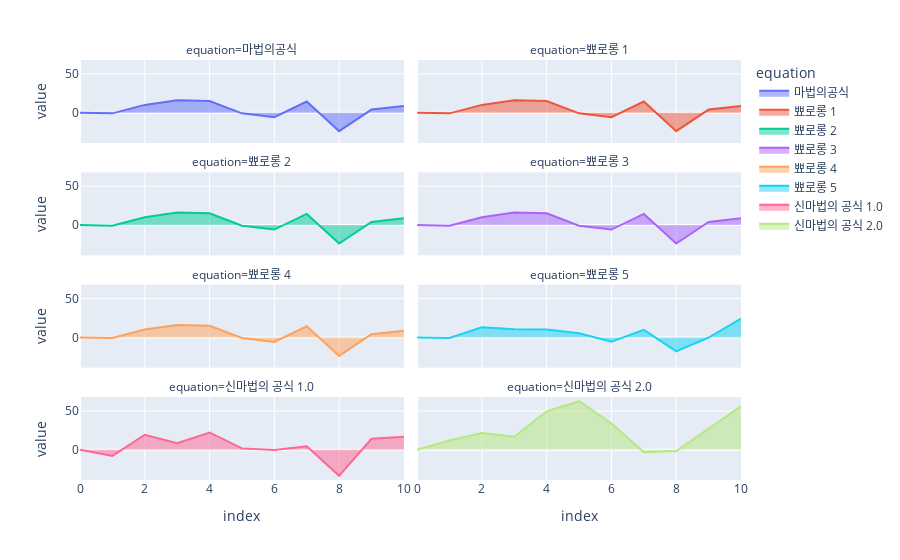

Notebook source saved alongside this figure:
### Code cell
df.columns.name = 'equation'
px.area(df, facet_col='equation', facet_col_wrap=2)

### Figure 1 — Plotly figure (JSON) as saved in the notebook; plotly's stock layout.template omitted (floating-point values rounded to 4 significant figures)
{"data": [{"hovertemplate": "equation=마법의공식<br>index=%{x}<br>value=%{y}<extra></extra>", "legendgroup": "마법의공식", "line": {"color": "#636efa"}, "marker": {"symbol": "circle"}, "mode": "lines", "name": "마법의공식", "orientation": "v", "showlegend": true, "stackgroup": "1", "type": "scatter", "x": [0, 1, 2, 3, 4, 5, 6, 7, 8, 9, 10], "xaxis": "x7", "y": [0, -0.8, 10.1, 16.1, 15.1, -0.8, -5.8, 14.4, -23.8, 4.1, 8.7], "yaxis": "y7"}, {"hovertemplate": "equation=뾰로롱 1<br>index=%{x}<br>value=%{y}<extra></extra>", "legendgroup": "뾰로롱 1", "line": {"color": "#EF553B"}, "marker": {"symbol": "circle"}, "mode": "lines", "name": "뾰로롱 1", "orientation": "v", "showlegend": true, "stackgroup": "1", "type": "scatter", "x": [0, 1, 2, 3, 4, 5, 6, 7, 8, 9, 10], "xaxis": "x8", "y": [0, -0.8, 10.1, 16.1, 15.1, -0.8, -5.8, 14.4, -23.8, 4.1, 8.7], "yaxis": "y8"}, {"hovertemplate": "equation=뾰로롱 2<br>index=%{x}<br>value=%{y}<extra></extra>", "legendgroup": "뾰로롱 2", "line": {"color": "#00cc96"}, "marker": {"symbol": "circle"}, "mode": "lines", "name": "뾰로롱 2", "orientation": "v", "showlegend": true, "stackgroup": "1", "type": "scatter", "x": [0, 1, 2, 3, 4, 5, 6, 7, 8, 9, 10], "xaxis": "x5", "y": [0, -0.8, 10.1, 16.1, 15.1, -0.8, -5.8, 14.4, -23.8, 4.1, 8.7], "yaxis": "y5"}, {"hovertemplate": "equation=뾰로롱 3<br>index=%{x}<br>value=%{y}<extra></extra>", "legendgroup": "뾰로롱 3", "line": {"color": "#ab63fa"}, "marker": {"symbol": "circle"}, "mode": "lines", "name": "뾰로롱 3", "orientation": "v", "showlegend": true, "stackgroup": "1", "type": "scatter", "x": [0, 1, 2, 3, 4, 5, 6, 7, 8, 9, 10], "xaxis": "x6", "y": [0, -0.8, 10.1, 16.1, 15.1, -0.8, -5.8, 14.4, -23.8, 4.1, 8.7], "yaxis": "y6"}, {"hovertemplate": "equation=뾰로롱 4<br>index=%{x}<br>value=%{y}<extra></extra>", "legendgroup": "뾰로롱 4", "line": {"color": "#FFA15A"}, "marker": {"symbol": "circle"}, "mode": "lines", "name": "뾰로롱 4", "orientation": "v", "showlegend": true, "stackgroup": "1", "type": "scatter", "x": [0, 1, 2, 3, 4, 5, 6, 7, 8, 9, 10], "xaxis": "x3", "y": [0, -0.8, 10.1, 16.1, 15.1, -0.8, -5.8, 14.4, -23.8, 4.1, 8.7], "yaxis": "y3"}, {"hovertemplate": "equation=뾰로롱 5<br>index=%{x}<br>value=%{y}<extra></extra>", "legendgroup": "뾰로롱 5", "line": {"color": "#19d3f3"}, "marker": {"symbol": "circle"}, "mode": "lines", "name": "뾰로롱 5", "orientation": "v", "showlegend": true, "stackgroup": "1", "type": "scatter", "x": [0, 1, 2, 3, 4, 5, 6, 7, 8, 9, 10], "xaxis": "x4", "y": [0, -0.8, 13.1, 10.6, 10.3, 5.3, -5.5, 9.8, -18, -0.1, 24.3], "yaxis": "y4"}, {"hovertemplate": "equation=신마법의 공식 1.0<br>index=%{x}<br>value=%{y}<extra></extra>", "legendgroup": "신마법의 공식 1.0", "line": {"color": "#FF6692"}, "marker": {"symbol": "circle"}, "mode": "lines", "name": "신마법의 공식 1.0", "orientation": "v", "showlegend": true, "stackgroup": "1", "type": "scatter", "x": [0, 1, 2, 3, 4, 5, 6, 7, 8, 9, 10], "xaxis": "x", "y": [0, -7.9, 19.4, 8.6, 22.3, 1.8, -0.2, 4.6, -33.6, 14.2, 16.8], "yaxis": "y"}, {"hovertemplate": "equation=신마법의 공식 2.0<br>index=%{x}<br>value=%{y}<extra></extra>", "legendgroup": "신마법의 공식 2.0", "line": {"color": "#B6E880"}, "marker": {"symbol": "circle"}, "mode": "lines", "name": "신마법의 공식 2.0", "orientation": "v", "showlegend": true, "stackgroup": "1", "type": "scatter", "x": [0, 1, 2, 3, 4, 5, 6, 7, 8, 9, 10], "xaxis": "x2", "y": [0, 11.9, 21.7, 16.7, 49.5, 62.6, 33.9, -3.2, -1.7, 27.2, 55.9], "yaxis": "y2"}], "layout": {"annotations": [{"font": {}, "showarrow": false, "text": "equation=신마법의 공식 1.0", "x": 0.245, "xanchor": "center", "xref": "paper", "y": 0.1975, "yanchor": "bottom", "yref": "paper"}, {"font": {}, "showarrow": false, "text": "equation=신마법의 공식 2.0", "x": 0.755, "xanchor": "center", "xref": "paper", "y": 0.1975, "yanchor": "bottom", "yref": "paper"}, {"font": {}, "showarrow": false, "text": "equation=뾰로롱 4", "x": 0.245, "xanchor": "center", "xref": "paper", "y": 0.465, "yanchor": "bottom", "yref": "paper"}, {"font": {}, "showarrow": false, "text": "equation=뾰로롱 5", "x": 0.755, "xanchor": "center", "xref": "paper", "y": 0.465, "yanchor": "bottom", "yref": "paper"}, {"font": {}, "showarrow": false, "text": "equation=뾰로롱 2", "x": 0.245, "xanchor": "center", "xref": "paper", "y": 0.7325, "yanchor": "bottom", "yref": "paper"}, {"font": {}, "showarrow": false, "text": "equation=뾰로롱 3", "x": 0.755, "xanchor": "center", "xref": "paper", "y": 0.7325, "yanchor": "bottom", "yref": "paper"}, {"font": {}, "showarrow": false, "text": "equation=마법의공식", "x": 0.245, "xanchor": "center", "xref": "paper", "y": 1, "yanchor": "bottom", "yref": "paper"}, {"font": {}, "showarrow": false, "text": "equation=뾰로롱 1", "x": 0.755, "xanchor": "center", "xref": "paper", "y": 1, "yanchor": "bottom", "yref": "paper"}], "legend": {"title": {"text": "equation"}, "tracegroupgap": 0}, "margin": {"t": 60}, "xaxis": {"anchor": "y", "domain": [0, 0.49], "title": {"text": "index"}}, "xaxis2": {"anchor": "y2", "domain": [0.51, 1], "matches": "x", "title": {"text": "index"}}, "xaxis3": {"anchor": "y3", "domain": [0, 0.49], "matches": "x", "showticklabels": false}, "xaxis4": {"anchor": "y4", "domain": [0.51, 1], "matches": "x", "showticklabels": false}, "xaxis5": {"anchor": "y5", "domain": [0, 0.49], "matches": "x", "showticklabels": false}, "xaxis6": {"anchor": "y6", "domain": [0.51, 1], "matches": "x", "showticklabels": false}, "xaxis7": {"anchor": "y7", "domain": [0, 0.49], "matches": "x", "showticklabels": false}, "xaxis8": {"anchor": "y8", "domain": [0.51, 1], "matches": "x", "showticklabels": false}, "yaxis": {"anchor": "x", "domain": [0, 0.1975], "title": {"text": "value"}}, "yaxis2": {"anchor": "x2", "domain": [0, 0.1975], "matches": "y", "showticklabels": false}, "yaxis3": {"anchor": "x3", "domain": [0.2675, 0.465], "matches": "y", "title": {"text": "value"}}, "yaxis4": {"anchor": "x4", "domain": [0.2675, 0.465], "matches": "y", "showticklabels": false}, "yaxis5": {"anchor": "x5", "domain": [0.535, 0.7325], "matches": "y", "title": {"text": "value"}}, "yaxis6": {"anchor": "x6", "domain": [0.535, 0.7325], "matches": "y", "showticklabels": false}, "yaxis7": {"anchor": "x7", "domain": [0.8025, 1], "matches": "y", "title": {"text": "value"}}, "yaxis8": {"anchor": "x8", "domain": [0.8025, 1], "matches": "y", "showticklabels": false}}}
